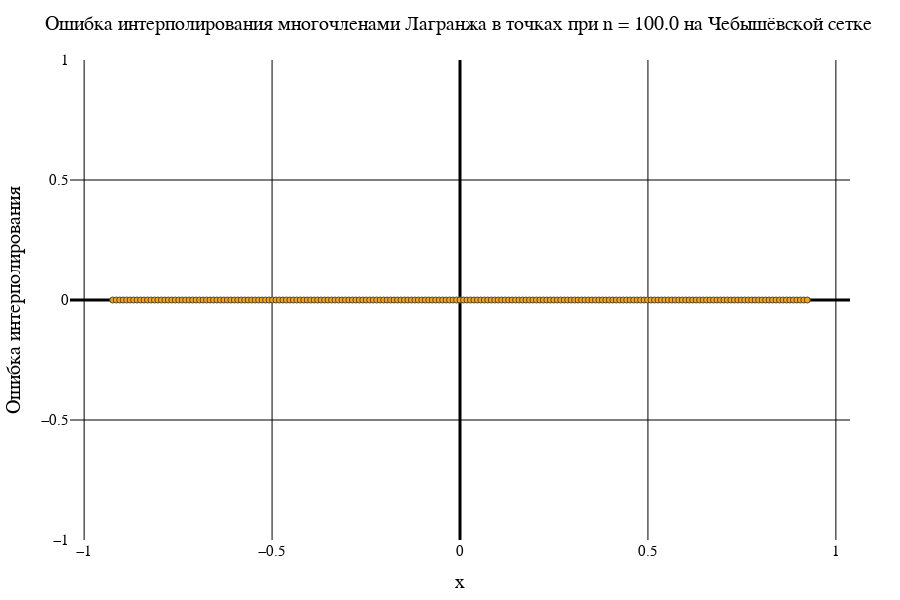

The cell this chart's notebook holds for it:
### Code cell
data2[2]

### Figure 1 — Plotly figure (JSON) as saved in the notebook; plotly's stock layout.template omitted (floating-point values rounded to 4 significant figures; data arrays with more than 128 entries replaced by an {"elided": "..."} marker saying what was removed)
{"data": [{"marker": {"color": "orange", "line": {"width": 1}, "showline": true}, "mode": "markers", "type": "scatter", "x": {"elided": "201 float values"}, "y": {"elided": "201 int values"}}], "layout": {"coloraxis": {"outlinecolor": "black"}, "font": {"color": "black", "family": "Times New Roman"}, "height": 600, "margin": {"b": 50, "l": 50, "r": 50, "t": 60}, "paper_bgcolor": "white", "plot_bgcolor": "white", "title": {"autosize": false, "font": {"color": "black", "family": "Times New Roman", "size": 20}, "paper_bgcolor": "red", "text": "Ошибка интерполирования многочленами Лагранжа в точках при n = 100.0 на Чебышёвской сетке"}, "width": 900, "xaxis": {"color": "black", "gridcolor": "black", "gridwidth": 1, "tickfont": {"size": 15}, "title": {"font": {"color": "black", "family": "Times New Roman", "size": 20}, "text": "x"}, "zerolinecolor": "black", "zerolinewidth": 3}, "yaxis": {"exponentformat": "power", "gridcolor": "black", "gridwidth": 1, "tickfont": {"size": 15}, "title": {"font": {"color": "black", "family": "Times New Roman", "size": 20}, "text": "Ошибка интерполирования"}, "zerolinecolor": "black", "zerolinewidth": 3}}}
